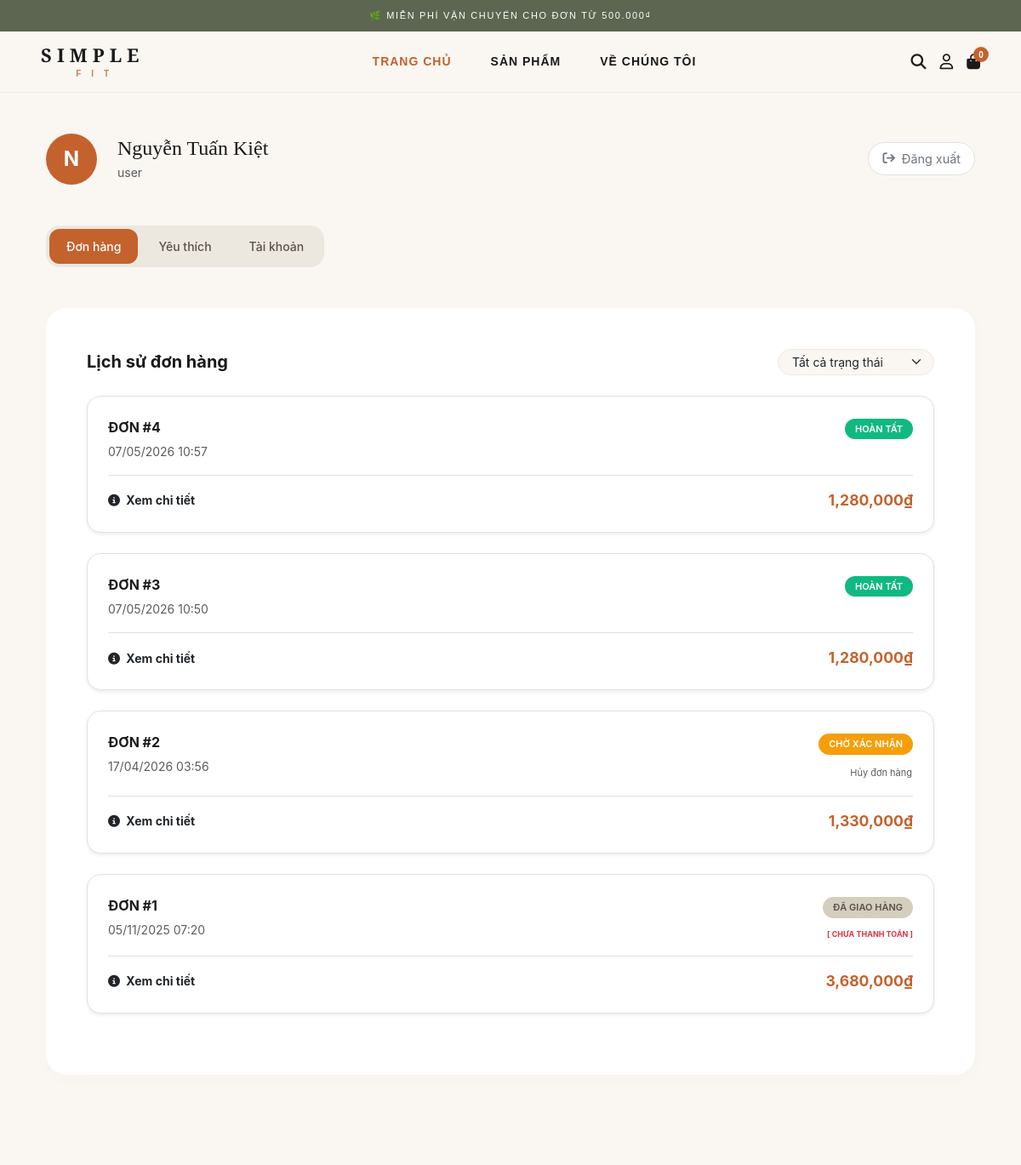
The page /profile.php (signed in, upper part) on the database as committed earlier.
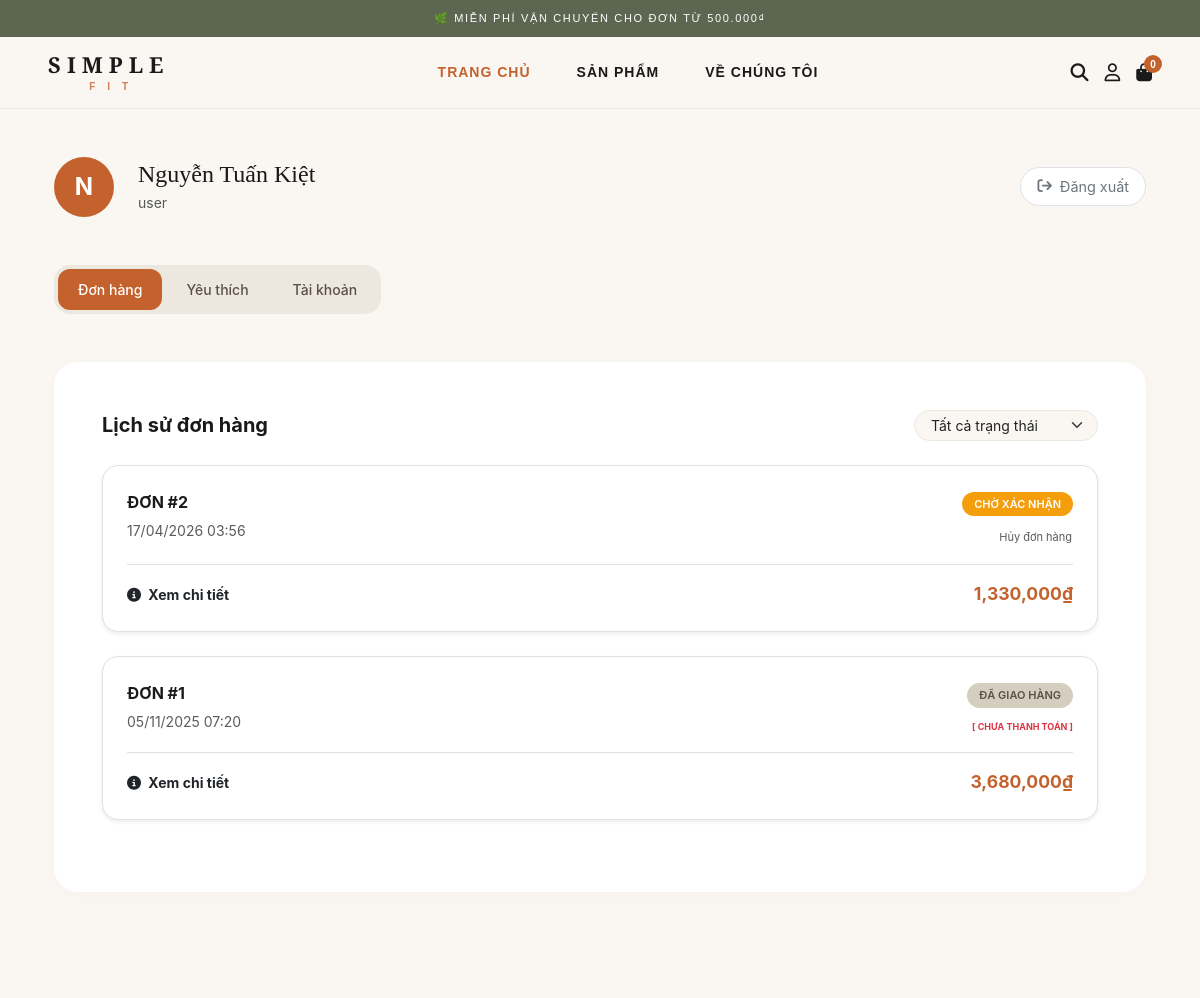
The same page on the database as committed later.
### tables this page shows
CREATE TABLE `donhang` (
  `maDH` bigint NOT NULL,
  `maKH` bigint DEFAULT NULL,
  `maNV` bigint DEFAULT NULL,
  `hoTen` varchar(100) DEFAULT NULL,
  `email` varchar(100) DEFAULT NULL,
  `soDienThoai` varchar(20) DEFAULT NULL,
  `diaChi` varchar(255) DEFAULT NULL,
  `tongTien` decimal(15,2) DEFAULT NULL,
  `phiShip` decimal(15,2) DEFAULT '0.00',
  `phuongThucThanhToan` varchar(50) DEFAULT NULL,
  `trangThai` varchar(50) DEFAULT 'Chờ xác nhận',
  `ngayTao` timestamp NOT NULL DEFAULT CURRENT_TIMESTAMP,
  `minhChungThanhToan` varchar(255) DEFAULT NULL,
  `maGiamGia` varchar(50) DEFAULT NULL,
  `soTienGiam` int DEFAULT '0'
);

### profile.php (the view, shortened to what the changed rows need)
<?php
require_once 'includes/db.php';
function getStatusClass($status) {
    $map = [
        'Chờ xác nhận'   => 'status-cho_xac_nhan',
        'Đang giao hàng' => 'status-dang_giao_hang',
        'Đã giao'        => 'status-da_giao',
        'Hoàn tất'       => 'status-hoan_tat',
        'Đã hủy'         => 'status-da_huy',
        'Chờ kiểm tra hoàn tiền'  => 'status-cho_hoan_tien',
        'Đã hoàn tiền'    => 'status-da_hoan_tien'
    ];
    return $map[$status] ?? 'status-default';
}
$user_id = $_SESSION['user']['id'];
$tab = isset($_GET['tab']) ? $_GET['tab'] : 'orders';
$user_res = mysqli_query($conn, "SELECT * FROM NguoiDung WHERE maND = '$user_id'");
$user = mysqli_fetch_assoc($user_res);
include 'includes/header.php';
?>
<link rel="stylesheet" href="assets/css/auth-account.css">
<main class="account-page-wrapper py-5">
    <div class="container max-w-4xl mx-auto px-4 lg:px-5">
        <div class="d-flex align-items-center justify-content-between mb-5">
            <div class="d-flex align-items-center gap-4">
                <div>
                    <h1 class="h4 fw-light mb-1" style="font-family: 'Cormorant Garamond', serif;">
                        <?php echo htmlspecialchars($user['ten']); ?>
                    </h1>
                </div>
            </div>
        </div>
        <div class="account-content-card p-4 p-md-5">
            <?php if ($tab == 'orders'): ?>
                <div class="order-history">
                    <?php
                    $f_status = isset($_GET['status']) ? mysqli_real_escape_string($conn, $_GET['status']) : '';
                    $where_status = ($f_status != '') ? " AND trangThai = '$f_status' " : "";
                    $sql_orders = "SELECT *, ROW_NUMBER() OVER (ORDER BY ngayTao ASC) as order_number
                                   FROM DonHang
                                   WHERE maKH = (SELECT maKH FROM KhachHang WHERE maND = '$user_id')
                                   $where_status ORDER BY ngayTao DESC";
                    $res_orders = mysqli_query($conn, $sql_orders);
                    if (mysqli_num_rows($res_orders) > 0):
                        while ($order = mysqli_fetch_assoc($res_orders)):
                            $st = $order['trangThai'];
                    ?>
                        <div class="mb-4 p-4 border rounded-4 shadow-sm" style="background-color: #ffffff;">
                            <div class="d-flex justify-content-between align-items-start">
                                <div>
                                    <span class="fw-bold d-block mb-1">ĐƠN #<?php echo $order['order_number']; ?></span>
                                    <span class="text-muted small"><?php echo date('d/m/Y H:i', strtotime($order['ngayTao'])); ?></span>
                                </div>
                                <div class="text-end">
                                    <span class="badge-status <?php echo getStatusClass($st); ?>">
                                        <?php echo $st; ?>
                                    </span>
                                    <div class="mt-1">
                                        <?php
                                        if ($order['phuongThucThanhToan'] == 'COD' && !in_array($st, ['Hoàn tất', 'Đã hủy', 'Đã giao'])): ?>
                                            <small class="text-danger fw-bold" style="font-size: 9px;">[ CHƯA THANH TOÁN ]</small>
                                        <?php
                                        elseif ($order['phuongThucThanhToan'] == 'QR' && $st == 'Chờ xác nhận' && !empty($order['minhChungThanhToan'])): ?>
                                            <small class="text-primary fw-bold" style="font-size: 9px;">[ ĐANG KIỂM TRA ]</small>
                                        <?php
                                        elseif ($order['phuongThucThanhToan'] == 'QR' && $st == 'Chưa thanh toán'): ?>
                                            <small class="text-danger fw-bold" style="font-size: 9px;">[ CHƯA THANH TOÁN ]</small>
                                        <?php endif; ?>
                                    </div>
                                    <?php if($st == 'Chờ xác nhận' || $st == 'Chưa thanh toán'): ?>
                                        <form method="POST" class="mt-2" onsubmit="return confirm('Bạn có chắc muốn hủy đơn hàng này?');">
                                            <button type="submit" class="btn btn-link text-muted p-0 small text-decoration-none" style="font-size: 11px;">Hủy đơn hàng</button>
                                        </form>
                                    <?php endif; ?>
                                </div>
                            </div>
                            <div class="mt-3 pt-3 border-top d-flex justify-content-between align-items-center">
                                <a href="order-detail.php?id=<?php echo $order['maDH']; ?>" class="text-dark small fw-bold text-decoration-none">
                                    <i class="fa-solid fa-circle-info me-1"></i> Xem chi tiết
                                </a>
                                <span class="fw-bold" style="font-size: 1.1rem; color: #C4622D;"><?php echo number_format($order['tongTien']); ?>₫</span>
                            </div>
                        </div>
                    <?php endwhile; endif; ?>
                </div>
            <?php endif; ?>
        </div>
    </div>
</main>

Rows that differ between the two databases and show on the page:
removed donhang: order_number "4", ngayTao "07/05/2026 10:57", trangThai "HOÀN TẤT", tongTien "1,280,000"
removed donhang: order_number "3", ngayTao "07/05/2026 10:50", trangThai "HOÀN TẤT", tongTien "1,280,000"
